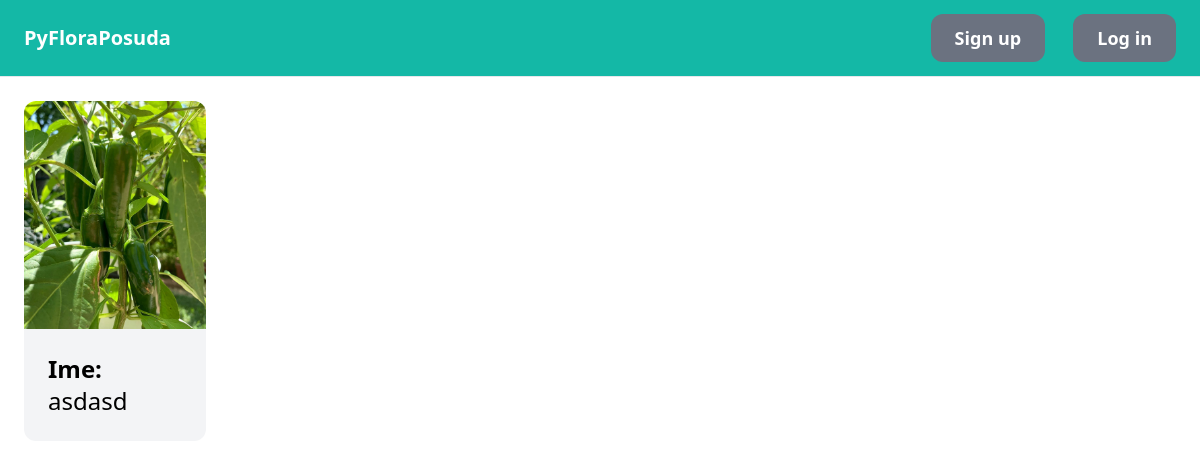
/, run on an earlier commit of the app's database.
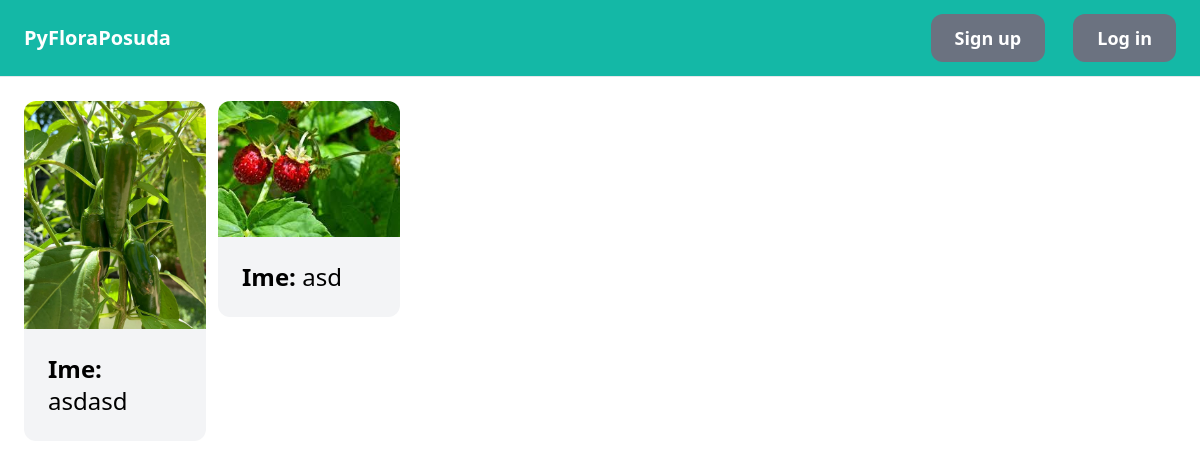
And on a later commit of the database.
### plant/models.py (models this page shows, shortened)
class Plant(models.Model):
    name = models.CharField(max_length=255)
    image = models.ImageField(upload_to='plant_images')
    humidity = models.CharField(max_length=255)
    brightness = models.CharField(max_length=255)
    temperature = models.CharField(max_length=255)
    substrate = models.CharField(max_length=255)

### core/views.py (the view)
# urls.py: path('', views.index, name='index'),
def index(request):
    plants = Plant.objects.all()
    return render(request, 'core/index.html',{
        'plants': plants,
    })

### core/templates/core/index.html
{% extends 'core/base.html' %}
{% block content %}
<div class="pb-6 grid grid-cols-3 gap-4">
    <div class="col-span-3">
        <div class="grid grid-cols-6 gap-3">
            {% for plant in plants %}
                <div>
                    <a href="{% url 'plant:detail' plant.id %}">
                        <column>
                            <div>
                                <img src="{{ plant.image.url }}" class="rounded-t-xl">
                            </div>
                        </column>
                        <column>
                            <div class="p-6 bg-gray-100 rounded-b-xl">
                                <h2 class="text-2xl"><strong>Ime: </strong>{{ plant.name }}</h2>
                            </div>
                        </column>
                    </a>
                </div>
            {% endfor %}
        </div>
    </div>
</div>
{% endblock %}

What changed in the data, as far as the page shows it:
added Plant: image (picture), name "asd"
